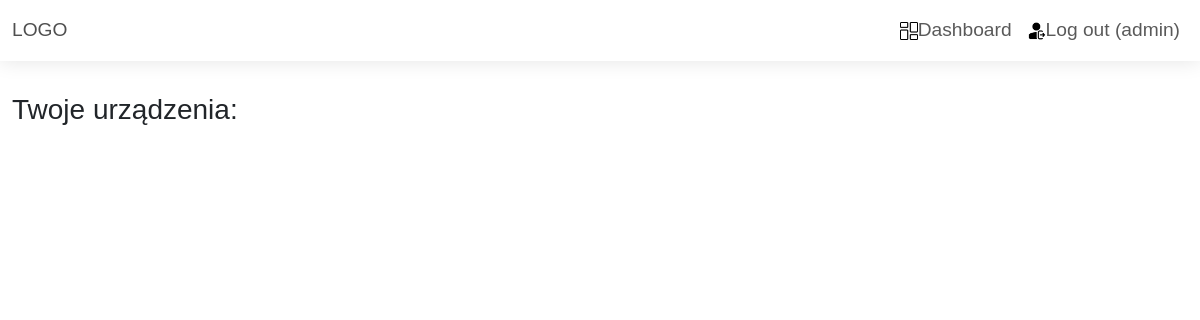
/startupPage/ (signed in), run on an earlier commit of the app's database.
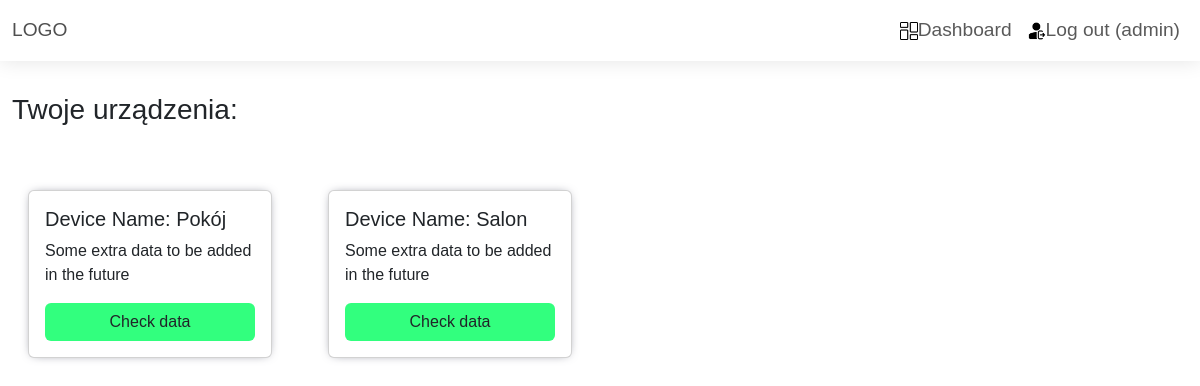
And on a later commit of the database.
### EspDashboardApp/models.py (models this page shows, shortened)
class receivedDevice(models.Model):
    device_name = models.CharField(max_length=20)
    owner = models.ForeignKey(User, on_delete=models.CASCADE, related_name='devices')

### EspDashboardApp/views.py (the view)
# urls.py: path('startupPage/',views.startupPage,name='startupPage'),
def startupPage(request):
    user = request.user
    user = User.objects.get(username=user)
    try:
        devices = receivedDevice.objects.filter(owner=user)
    except receivedDevice.DoesNotExist:
        return render(request, 'startupPage.html', {'data': ''})  # todo create dashboard for empty data
    return render(request, "startupPage.html",{'data':devices})

### EspDashboardApp/templates/startupPage.html (shortened to what this page needs)
{% load static %}
<!DOCTYPE html>
<html>
<head>
    <link href="https://cdn.jsdelivr.net/npm/bootstrap@5.3.2/dist/css/bootstrap.min.css" rel="stylesheet">
    <link rel="stylesheet" href="{% static 'EspDashboardApp/css/style.css' %}">
</head>
<body>
<nav class="navbar navbar-expand-lg  navbar-custom">
  <div class="container-fluid">
    <a class="logo" href="{% url 'startupPage' %}">LOGO</a>
    <div class="collapse navbar-collapse">
      <ul class="navbar-nav ms-auto">
        {% if user.is_authenticated %}
          <li class="nav-item">
            <a class="nav-link" href="{% url 'dashboard' %}"><img src="{% static 'EspDashboardApp/icons/dashboard.png'%}" height="18em">Dashboard</a>
          </li>
          <li class="nav-item">
            <a class="nav-link" href="{% url 'logout' %}"><img src="{% static 'EspDashboardApp/icons/logout.png'%}" height="18em">Log out ({{ user.username }})</a>
          </li>
        {% endif %}
      </ul>
    </div>
  </div>
</nav>
<div class="container-fluid body-container">
    <h3> Twoje urządzenia: </h3>
    <div class="row row-custom-margin">
        {% for device in data %}
        <div class="col-md-3 mb-4">
            <div class="card card-custom">
                <div class="card-body">
                    <h5 class="card-title">Device Name: {{ device.device_name }}</h5>
                    <p class="card-text">Some extra data to be added in the future</p>
                    <a href="{% url 'device_dashboard' device.id %}" class="btn btn-custom">Check data</a>
                </div>
            </div>
        </div>
        {% endfor %}
        </div>
    </div>
</body>
</html>

What changed in the data, as far as the page shows it:
added receivedDevice: device_name "Pokój"
added receivedDevice: device_name "Salon"
